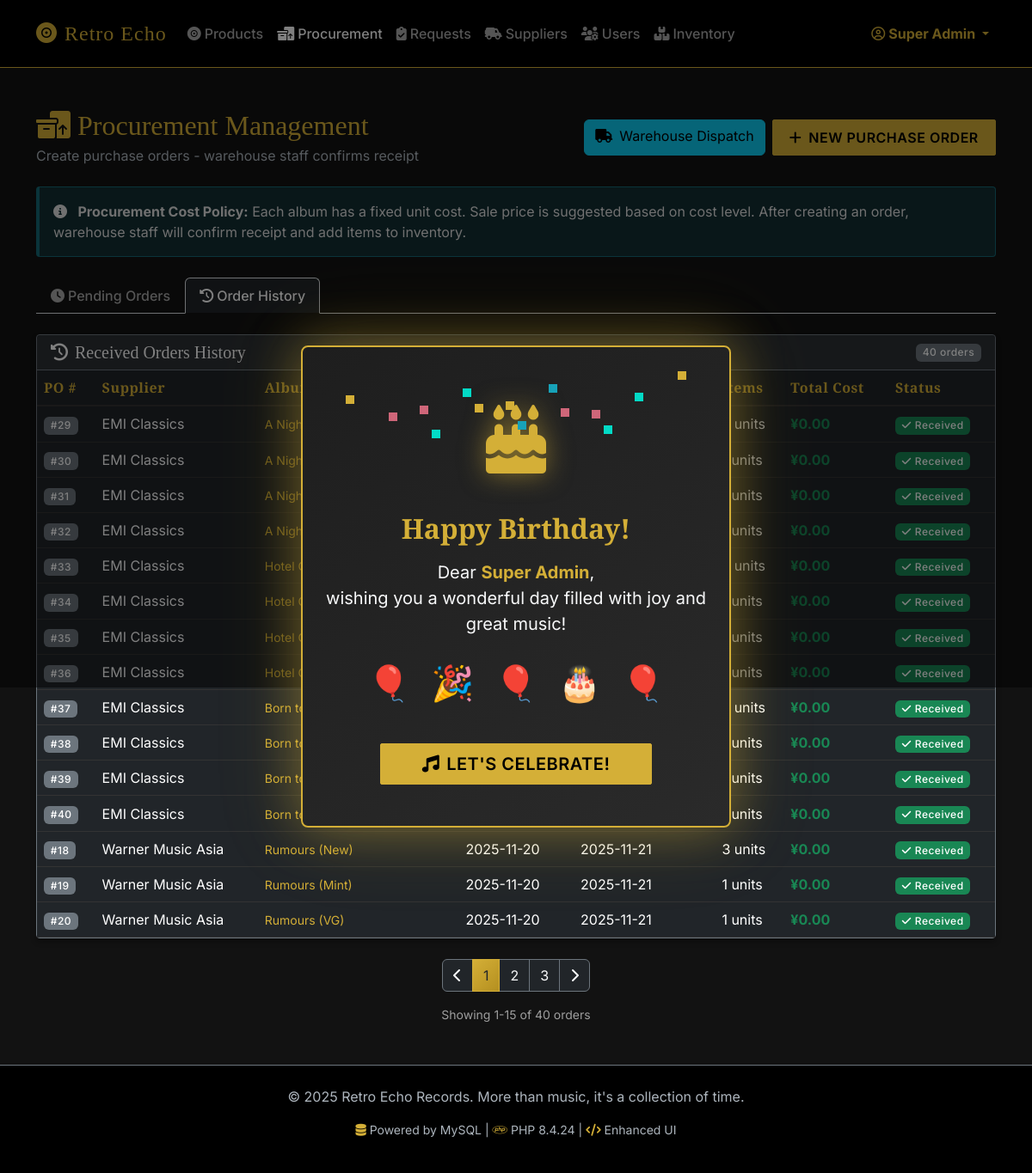
Screenshot of /admin/procurement.php?tab=history (signed in) with the database file from the repository.
### tables this page shows
CREATE TABLE SupplierOrder (
    SupplierOrderID INT AUTO_INCREMENT PRIMARY KEY,
    SupplierID INT NOT NULL,
    CreatedByEmployeeID INT NOT NULL,
    DestinationShopID INT,
    OrderDate DATETIME DEFAULT CURRENT_TIMESTAMP,
    Status ENUM('Pending', 'Received', 'Cancelled') DEFAULT 'Pending',
    ReceivedDate DATETIME,
    TotalCost DECIMAL(10,2),
    FOREIGN KEY (SupplierID) REFERENCES Supplier(SupplierID),
    FOREIGN KEY (CreatedByEmployeeID) REFERENCES Employee(EmployeeID),
    FOREIGN KEY (DestinationShopID) REFERENCES Shop(ShopID)
);

### includes/db_procedures.php (called while the page is built, shortened)
<?php
class DBProcedures {
    public static function getReleaseList($pdo) {
        try {
            return $pdo->query("SELECT * FROM vw_release_simple_list")->fetchAll();
        } catch (PDOException $e) {
            error_log("getReleaseList Error: " . $e->getMessage());
            return [];
        }
    }
    public static function getSupplierList($pdo) {
        try {
            return $pdo->query("SELECT * FROM vw_supplier_list")->fetchAll();
        } catch (PDOException $e) {
            error_log("getSupplierList Error: " . $e->getMessage());
            return [];
        }
    }
    public static function getPendingSupplierOrders($pdo) {
        try {
            return $pdo->query("SELECT * FROM vw_admin_supplier_orders WHERE Status = 'Pending' ORDER BY OrderDate DESC")->fetchAll();
        } catch (PDOException $e) {
            error_log("getPendingSupplierOrders Error: " . $e->getMessage());
            return [];
        }
    }
    public static function getReceivedSupplierOrdersPaginated($pdo, $limit, $offset) {
        try {
            $stmt = $pdo->prepare("SELECT * FROM vw_admin_supplier_orders WHERE Status = 'Received' ORDER BY ReceivedDate DESC LIMIT ? OFFSET ?");
            $stmt->execute([$limit, $offset]);
            return $stmt->fetchAll();
        } catch (PDOException $e) {
            error_log("getReceivedSupplierOrdersPaginated Error: " . $e->getMessage());
            return [];
        }
    }
    public static function getReceivedSupplierOrdersCount($pdo) {
        try {
            $stmt = $pdo->query("SELECT COUNT(*) as total FROM vw_admin_supplier_orders WHERE Status = 'Received'");
            $result = $stmt->fetch();
            return (int)$result['total'];
        } catch (PDOException $e) {
            error_log("getReceivedSupplierOrdersCount Error: " . $e->getMessage());
            return 0;
        }
    }
    public static function getShopIdByType($pdo, $shopType) {
        try {
            $stmt = $pdo->prepare("CALL sp_get_shop_id_by_type(?, @shop_id)");
            $stmt->execute([$shopType]);
            $result = $pdo->query("SELECT @shop_id AS shop_id")->fetch();
            return $result['shop_id'];
        } catch (PDOException $e) {
            error_log("getShopIdByType Error: " . $e->getMessage());
            return null;
        }
    }
}
?>

### includes/functions.php (called while the page is built, shortened)
<?php
require_once __DIR__ . '/db_procedures.php';
function h($string) {
    return htmlspecialchars($string ?? '', ENT_QUOTES, 'UTF-8');
}
function formatPrice($amount) {
    return '¥' . number_format((float)$amount, 2);
}
function getShopIdByType($pdo, $type) {
    try {
        $id = DBProcedures::getShopIdByType($pdo, $type);
        if ($id) {
            return $id;
        }
        return false;
    } catch (Exception $e) {
        error_log("DB Error in getShopIdByType: " . $e->getMessage());
        return false;
    }
}
function prepareProcurementPageData($pdo, $historyPage = 1, $historyPerPage = 15) {
    $warehouseId = getShopIdByType($pdo, 'Warehouse');
    $historyTotal = DBProcedures::getReceivedSupplierOrdersCount($pdo);
    $historyOffset = ($historyPage - 1) * $historyPerPage;
    return [
        'warehouse_id'    => $warehouseId,
        'suppliers'       => DBProcedures::getSupplierList($pdo),
        'releases'        => DBProcedures::getReleaseList($pdo),
        'pending_orders'  => DBProcedures::getPendingSupplierOrders($pdo),
        'received_orders' => DBProcedures::getReceivedSupplierOrdersPaginated($pdo, $historyPerPage, $historyOffset),
        'history_pagination' => getPaginationData($historyPage, $historyTotal, $historyPerPage)
    ];
}
function getPaginationData($currentPage, $totalItems, $perPage, $baseUrl = '?') {
    $totalPages = max(1, ceil($totalItems / $perPage));
    $currentPage = max(1, min($currentPage, $totalPages));
    $range = 2;
    $startPage = max(1, $currentPage - $range);
    $endPage = min($totalPages, $currentPage + $range);
    $pages = [];
    for ($i = $startPage; $i <= $endPage; $i++) {
        $pages[] = $i;
    }
    return [
        'current_page' => $currentPage,
        'total_pages' => $totalPages,
        'total_items' => $totalItems,
        'per_page' => $perPage,
        'pages' => $pages,
        'has_prev' => $currentPage > 1,
        'has_next' => $currentPage < $totalPages,
        'prev_page' => $currentPage - 1,
        'next_page' => $currentPage + 1,
        'offset' => ($currentPage - 1) * $perPage,
        'base_url' => $baseUrl
    ];
}
?>

### public/admin/procurement.php (the view, shortened to what this page needs)
<?php
require_once __DIR__ . '/../../includes/auth_guard.php';
require_once __DIR__ . '/../../includes/functions.php';
require_once __DIR__ . '/../../includes/db_procedures.php';
$historyPage = max(1, (int)($_GET['history_page'] ?? 1));
$historyPerPage = 15;
$pageData = prepareProcurementPageData($pdo, $historyPage, $historyPerPage);
$warehouseId = $pageData['warehouse_id'];
$pendingPOs = $pageData['pending_orders'];
$receivedPOs = $pageData['received_orders'] ?? [];
$historyPagination = $pageData['history_pagination'] ?? null;
$currentTab = $_GET['tab'] ?? 'pending';
require_once __DIR__ . '/../../includes/header.php';
?>
<div class="row mb-4">
    <div class="col-12 d-flex justify-content-between align-items-center">
        <div>
            <h2 class="text-warning mb-1"><i class="fa-solid fa-boxes-packing me-2"></i>Procurement Management</h2>
            <p class="text-secondary mb-0">Create purchase orders - warehouse staff confirms receipt</p>
        </div>
        <div class="d-flex gap-2">
            <a href="warehouse_dispatch.php" class="btn btn-info" <?= !$warehouseId ? 'disabled' : '' ?>>
                <i class="fa-solid fa-truck me-2"></i>Warehouse Dispatch
            </a>
            <button class="btn btn-warning" data-bs-toggle="modal" data-bs-target="#newPOModal" <?= !$warehouseId ? 'disabled' : '' ?>>
                <i class="fa-solid fa-plus me-2"></i>New Purchase Order
            </button>
        </div>
    </div>
</div>
<div class="alert alert-info mb-4">
    <i class="fa-solid fa-info-circle me-2"></i>
    <strong>Procurement Cost Policy:</strong> Each album has a fixed unit cost. Sale price is suggested based on cost level.
    After creating an order, warehouse staff will confirm receipt and add items to inventory.
</div>
<ul class="nav nav-tabs mb-4">
    <li class="nav-item">
        <a class="nav-link <?= $currentTab == 'pending' ? 'active bg-dark text-warning' : 'text-light' ?>" href="?tab=pending">
            <i class="fa-solid fa-clock me-1"></i>Pending Orders
        </a>
    </li>
    <li class="nav-item">
        <a class="nav-link <?= $currentTab == 'history' ? 'active bg-dark text-success' : 'text-light' ?>" href="?tab=history">
            <i class="fa-solid fa-history me-1"></i>Order History
        </a>
    </li>
</ul>
<?php if ($currentTab == 'pending'): ?>
<div class="card bg-dark border-secondary">
    <div class="card-header border-secondary d-flex justify-content-between align-items-center">
        <h5 class="card-title text-white mb-0"><i class="fa-solid fa-clock me-2"></i>Pending Shipments</h5>
        <small class="text-muted">Waiting for warehouse staff to confirm receipt</small>
    </div>
    <div class="table-responsive">
        <table class="table table-dark table-hover mb-0 align-middle">
            <thead>
                <tr>
                    <th>PO #</th>
                    <th>Supplier</th>
                    <th>Order Date</th>
                    <th>Items</th>
                    <th>Est. Cost</th>
                    <th>Status</th>
                </tr>
            </thead>
            <tbody>
                <?php foreach ($pendingPOs as $po): ?>
                <tr>
                    <td><span class="badge bg-info">#<?= $po['SupplierOrderID'] ?></span></td>
                    <td><?= h($po['SupplierName']) ?></td>
                    <td><?= date('Y-m-d', strtotime($po['OrderDate'])) ?></td>
                    <td><?= $po['TotalItems'] ?? 0 ?> units</td>
                    <td class="text-success fw-bold"><?= formatPrice($po['TotalCost'] ?? 0) ?></td>
                    <td>
                        <span class="badge bg-warning text-dark">
                            <i class="fa-solid fa-truck me-1"></i>Awaiting Warehouse
                        </span>
                    </td>
                </tr>
                <?php endforeach; ?>
                <?php if(empty($pendingPOs)): ?>
                    <tr><td colspan="6" class="text-center text-muted py-4">No pending orders. All shipments have been received.</td></tr>
                <?php endif; ?>
            </tbody>
        </table>
    </div>
</div>
<?php else: ?>
<div class="card bg-dark border-secondary">
    <div class="card-header border-secondary d-flex justify-content-between align-items-center">
        <h5 class="card-title text-white mb-0"><i class="fa-solid fa-history me-2"></i>Received Orders History</h5>
        <?php if ($historyPagination && $historyPagination['total_items'] > 0): ?>
        <span class="badge bg-secondary"><?= $historyPagination['total_items'] ?> orders</span>
        <?php endif; ?>
    </div>
    <div class="table-responsive">
        <table class="table table-dark table-hover mb-0 align-middle">
            <thead>
                <tr>
                    <th>PO #</th>
                    <th>Supplier</th>
                    <th>Albums (Condition)</th>
                    <th>Order Date</th>
                    <th>Received Date</th>
                    <th>Items</th>
                    <th>Total Cost</th>
                    <th>Status</th>
                </tr>
            </thead>
            <tbody>
                <?php foreach ($receivedPOs as $po): ?>
                <tr>
                    <td><span class="badge bg-secondary">#<?= $po['SupplierOrderID'] ?></span></td>
                    <td><?= h($po['SupplierName']) ?></td>
                    <td>
                        <small class="text-warning">
                            <?= h($po['Albums'] ?? 'N/A') ?>
                        </small>
                    </td>
                    <td><?= date('Y-m-d', strtotime($po['OrderDate'])) ?></td>
                    <td><?= $po['ReceivedDate'] ? date('Y-m-d', strtotime($po['ReceivedDate'])) : '-' ?></td>
                    <td><?= $po['TotalItems'] ?? 0 ?> units</td>
                    <td class="text-success fw-bold"><?= formatPrice($po['TotalCost'] ?? 0) ?></td>
                    <td><span class="badge bg-success"><i class="fa-solid fa-check me-1"></i>Received</span></td>
                </tr>
                <?php endforeach; ?>
            </tbody>
        </table>
    </div>
</div>
<?php if ($historyPagination && $historyPagination['total_pages'] > 1): ?>
<nav aria-label="Order history pagination" class="mt-4">
    <ul class="pagination justify-content-center">
        <li class="page-item <?= !$historyPagination['has_prev'] ? 'disabled' : '' ?>">
            <a class="page-link bg-dark border-secondary text-light"
               href="?tab=history&history_page=<?= $historyPagination['prev_page'] ?>">
                <i class="fa-solid fa-chevron-left"></i>
            </a>
        </li>
        <?php foreach ($historyPagination['pages'] as $p): ?>
            <?php if ($p === '...'): ?>
                <li class="page-item disabled">
                    <span class="page-link bg-dark border-secondary text-muted">...</span>
                </li>
            <?php else: ?>
                <li class="page-item <?= $p === $historyPagination['current_page'] ? 'active' : '' ?>">
                    <a class="page-link <?= $p === $historyPagination['current_page'] ? 'bg-warning text-dark border-warning' : 'bg-dark border-secondary text-light' ?>"
                       href="?tab=history&history_page=<?= $p ?>">
                        <?= $p ?>
                    </a>
                </li>
            <?php endif; ?>
        <?php endforeach; ?>
        <li class="page-item <?= !$historyPagination['has_next'] ? 'disabled' : '' ?>">
            <a class="page-link bg-dark border-secondary text-light"
               href="?tab=history&history_page=<?= $historyPagination['next_page'] ?>">
                <i class="fa-solid fa-chevron-right"></i>
            </a>
        </li>
    </ul>
    <div class="text-center text-muted small">
        Showing <?= $historyPagination['offset'] + 1 ?>-<?= min($historyPagination['offset'] + $historyPagination['per_page'], $historyPagination['total_items']) ?>
        of <?= $historyPagination['total_items'] ?> orders
    </div>
</nav>
<?php endif; ?>
<?php endif; ?>
<?php require_once __DIR__ . '/../../includes/footer.php'; ?>

### public/assets/css/style.css (style rules this page uses)
:root { --bs-body-bg: #121212; --bs-body-color: #e0e0e0; --primary-gold: #d4af37; --primary-gold-hover: #b59020; --secondary-dark: #1e1e1e; --accent-red: #cf6679; --accent-green: #03dac6; --border-color: #333; }
body { font-family: 'Inter', sans-serif; background-color: var(--bs-body-bg); color: var(--bs-body-color); }
h1, h2, h3, h4, h5, h6, .navbar-brand { font-family: 'Playfair Display', serif; color: #fff; }
.nav-link { color: #aaa !important; font-weight: 500; transition: color 0.3s; }
.nav-link:hover, .nav-link.active { color: #fff !important; }
.btn-warning, .btn-primary { background-color: var(--primary-gold); border-color: var(--primary-gold); color: #000; font-weight: 600; border-radius: 2px; text-transform: uppercase; letter-spacing: 0.5px; padding: 0.5rem 1.2rem; }
.card { background-color: var(--secondary-dark); border: 1px solid var(--border-color); border-radius: 4px; box-shadow: 0 4px 6px rgba(0,0,0,0.3); transition: transform 0.2s, box-shadow 0.2s; }
.card-header { background-color: rgba(255, 255, 255, 0.05); border-bottom: 1px solid var(--border-color); font-weight: 600; }
.table { color: #ccc; border-color: var(--border-color); }
.table thead th { color: var(--primary-gold); border-bottom-width: 2px; font-family: 'Playfair Display', serif; letter-spacing: 0.5px; }
.text-warning { color: var(--primary-gold) !important; }
.border-warning { border-color: var(--primary-gold) !important; }
.badge { font-weight: 500; letter-spacing: 0.5px; }

### public/assets/css/enhancements.css (style rules this page uses)
.alert { border-left: 4px solid; border-radius: 4px; animation: slideInDown 0.4s ease-out; }
.alert-info { border-left-color: #17a2b8 !important; background-color: rgba(23, 162, 184, 0.2) !important; color: #e0e0e0 !important; border: 1px solid rgba(23, 162, 184, 0.5) !important; border-left-width: 4px !important; }
.btn { position: relative; overflow: hidden; transition: all 0.3s ease; }
.btn::before { content: ''; position: absolute; top: 50%; left: 50%; width: 0; height: 0; border-radius: 50%; background: rgba(255, 255, 255, 0.3); transform: translate(-50%, -50%); transition: width 0.6s, height 0.6s; }
.pagination .page-link { background: var(--secondary-dark); border-color: #444; color: var(--primary-gold); transition: all 0.3s ease; }
.pagination .page-item.active .page-link { background: linear-gradient(135deg, var(--primary-gold), var(--primary-gold-hover)); border-color: var(--primary-gold); color: #000; }
.fade-in { animation: fadeIn 0.5s ease-in; }
.text-muted { color: #9e9e9e !important; }
.text-secondary { color: #adb5bd !important; }

### rows the page displays
supplierorder: SupplierOrderID "29", SupplierName "EMI Classics", Albums "A Night at the Opera (New)", OrderDate "2025-12-10", TotalCost "¥0.00"
supplierorder: SupplierOrderID "30", SupplierName "EMI Classics", Albums "A Night at the Opera (Mint)", OrderDate "2025-12-10", TotalCost "¥0.00"
supplierorder: SupplierOrderID "31", SupplierName "EMI Classics", Albums "A Night at the Opera (NM)", TotalCost "¥0.00"
supplierorder: SupplierOrderID "32", SupplierName "EMI Classics", Albums "A Night at the Opera (VG)", OrderDate "2025-12-10", ReceivedDate "2025-12-11", TotalCost "¥0.00"
supplierorder: SupplierOrderID "33", SupplierName "EMI Classics", Albums "Hotel California (New)", OrderDate "2025-12-10", ReceivedDate "2025-12-11", TotalCost "¥0.00"
supplierorder: SupplierOrderID "34", SupplierName "EMI Classics", Albums "Hotel California (Mint)", OrderDate "2025-12-10", ReceivedDate "2025-12-11", TotalCost "¥0.00"
supplierorder: SupplierOrderID "35", SupplierName "EMI Classics", Albums "Hotel California (NM)", OrderDate "2025-12-10", TotalCost "¥0.00"
supplierorder: SupplierOrderID "36", SupplierName "EMI Classics", Albums "Hotel California (VG+)", OrderDate "2025-12-10", ReceivedDate "2025-12-11", TotalCost "¥0.00"
supplierorder: SupplierOrderID "37", SupplierName "EMI Classics", Albums "Born to Run (New)", OrderDate "2025-12-10", ReceivedDate "2025-12-11", TotalCost "¥0.00"
supplierorder: SupplierOrderID "38", SupplierName "EMI Classics", Albums "Born to Run (Mint)", TotalCost "¥0.00"
supplierorder: SupplierOrderID "39", SupplierName "EMI Classics", Albums "Born to Run (NM)", TotalCost "¥0.00"
supplierorder: SupplierOrderID "40", SupplierName "EMI Classics", Albums "Born to Run (VG+)", TotalCost "¥0.00"
supplierorder: SupplierOrderID "18", SupplierName "Warner Music Asia", Albums "Rumours (New)", OrderDate "2025-11-20", ReceivedDate "2025-11-21", TotalItems "3", TotalCost "¥0.00"
supplierorder: SupplierOrderID "19", SupplierName "Warner Music Asia", Albums "Rumours (Mint)", OrderDate "2025-11-20", ReceivedDate "2025-11-21", TotalItems "1", TotalCost "¥0.00"
supplierorder: SupplierOrderID "20", SupplierName "Warner Music Asia", Albums "Rumours (VG)", OrderDate "2025-11-20", ReceivedDate "2025-11-21", TotalItems "1", TotalCost "¥0.00"

### other values shown
$_SESSION['username'] "Super Admin"
$_SESSION['birthday_name'] "Super Admin"
$historyPagination['total_items'] "40"
$p "1"
$p "2"
$p "3"
$historyPagination['offset'] + 1 "1"
phpversion() "8.4.24"
